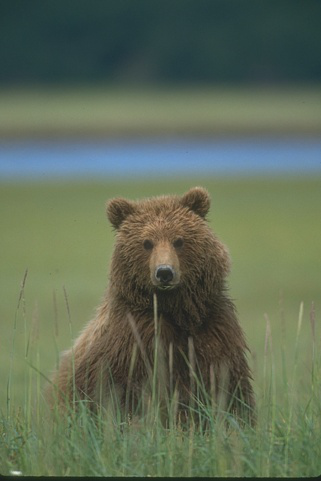
#> input picture images/noiseless/100080.png, 321 x 481 px; its folder holds only this picture in this run
$ python noisify.py
#> lines starting #> are read from the running program, lines starting #| are printed output that depends on the picture
import os as os
import skimage.io as io
import skimage.util as util
import skimage.filters as filt
import skimage.color as color
import skimage.exposure as exposure
import scipy.ndimage as nd
import numpy as np
import random as rand

def matlab_style_gauss2D(shape=(3,3),sigma=0.5):
    """
    2D gaussian mask - should give the same result as MATLAB's
    fspecial('gaussian',[shape],[sigma])
    """
    m,n = [(ss-1.)/2. for ss in shape]
    y,x = np.ogrid[-m:m+1,-n:n+1]
    h = np.exp( -(x*x + y*y) / (2.*sigma*sigma) )
    h[ h < np.finfo(h.dtype).eps*h.max() ] = 0
    sumh = h.sum()
    if sumh != 0:
        h /= sumh
    return h

import matplotlib.pyplot as plt
import skimage.morphology as morph

for root, dirs, files in os.walk('noiseless'):
    for filename in files:
        print(filename)
        if filename == '.DS_Store':
            continue

        I = util.img_as_float(io.imread(os.path.join(root, filename)))

        #io.imsave(os.path.join(root, filename[:-4]+'.png'), I)


        spikenoise = util.random_noise(np.zeros(I.shape[0:2]), mode="s&p", amount=.02, salt_vs_pepper=1.0)
        # [4 lines of commented-out code are left out]


        I_gray = color.rgb2gray(I)
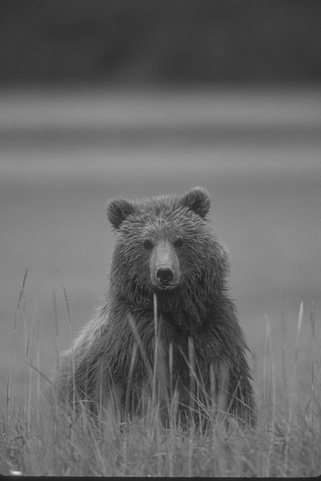
#> I_gray: shape (481, 321) float64; min 0.111, max 0.889, mean 0.408
        spikenoise = spikenoise * (I_gray < .5)
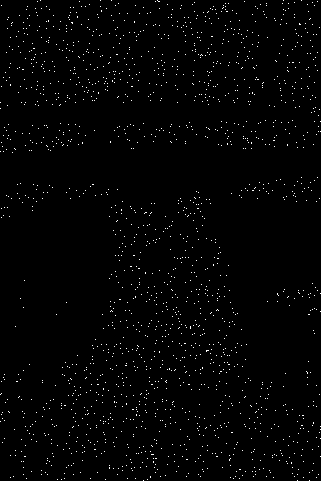
#> spikenoise: shape (481, 321) float64; values 0 (black) and 1 (white), 1.3% white in thin lines or dots
        spikenoise = color.gray2rgb(spikenoise)

        noisy = spikenoise+I
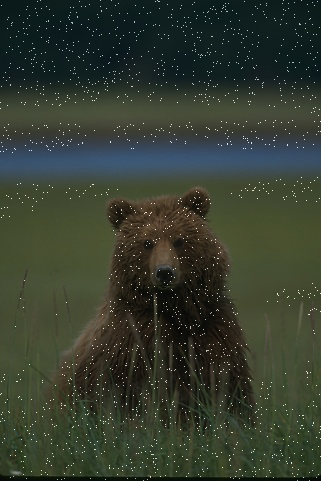
#> noisy: shape (481, 321, 3) float64; mean R, G, B 0.389, 0.437, 0.356; drawn with min black and max white
        noisy = util.random_noise(noisy, 'gaussian', var=rand.uniform(0.001, 0.005))
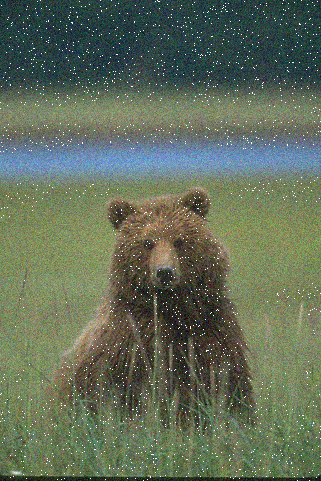
#> noisy: shape (481, 321, 3) float64; mean R, G, B 0.385, 0.432, 0.353

#> (the run stopped early here; a loop or call above may not have finished)

$ run again, on images/noiseless/105019.png
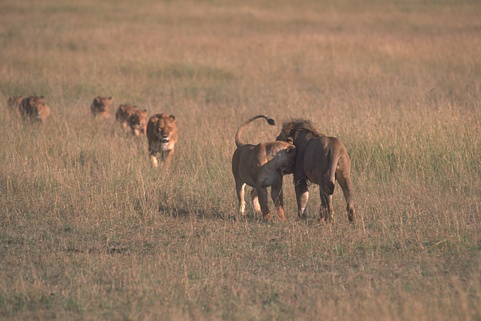
#> input picture images/noiseless/105019.png, 481 x 321 px
#> `spikenoise = spikenoise * (I_gray < .5)`:
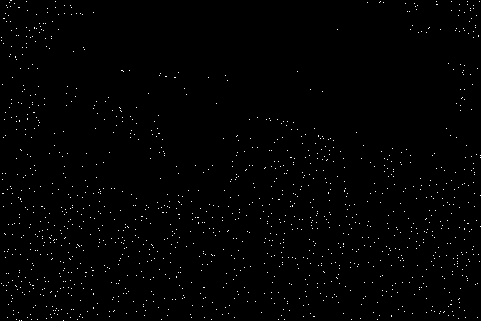
#> spikenoise: shape (321, 481) float64; values 0 (black) and 1 (white), 0.89% white in thin lines or dots
#> `noisy = util.random_noise(noisy, 'gaussian', var=rand.uniform(0.001, 0..`:
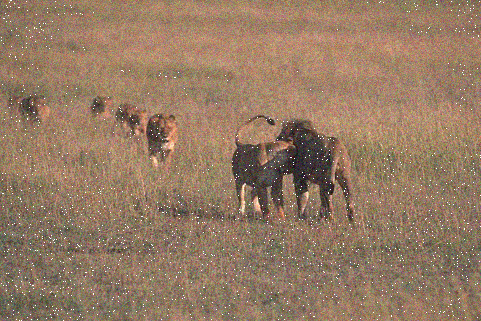
#> noisy: shape (321, 481, 3) float64; mean R, G, B 0.587, 0.483, 0.392

$ run again, on images/noiseless/105053.png
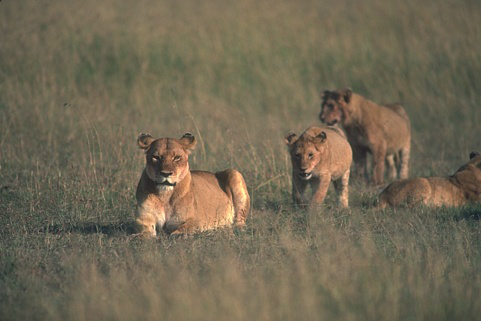
#> input picture images/noiseless/105053.png, 481 x 321 px
#> `spikenoise = spikenoise * (I_gray < .5)`:
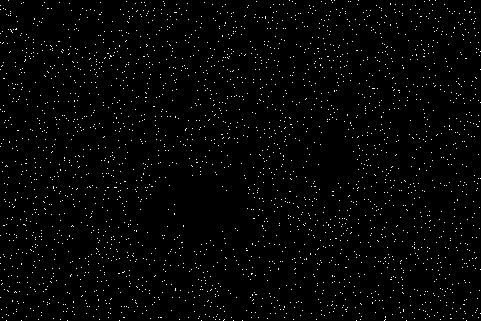
#> spikenoise: shape (321, 481) float64; values 0 (black) and 1 (white), 1.9% white in thin lines or dots
#> `noisy = util.random_noise(noisy, 'gaussian', var=rand.uniform(0.001, 0..`:
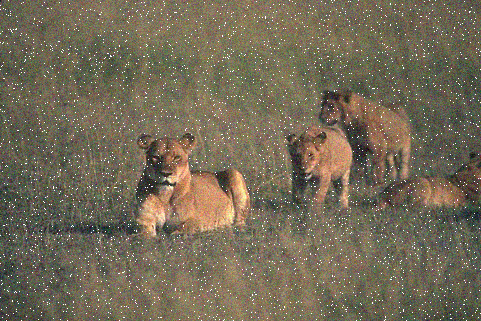
#> noisy: shape (321, 481, 3) float64; mean R, G, B 0.456, 0.421, 0.342

$ run again, on images/noiseless/106020.png
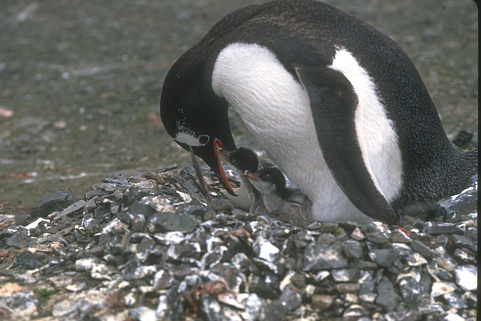
#> input picture images/noiseless/106020.png, 481 x 321 px
#> `spikenoise = spikenoise * (I_gray < .5)`:
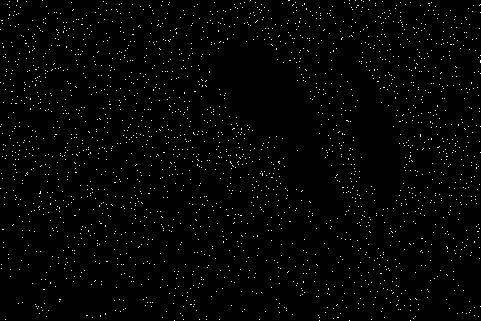
#> spikenoise: shape (321, 481) float64; values 0 (black) and 1 (white), 1.6% white in thin lines or dots
#> `noisy = util.random_noise(noisy, 'gaussian', var=rand.uniform(0.001, 0..`:
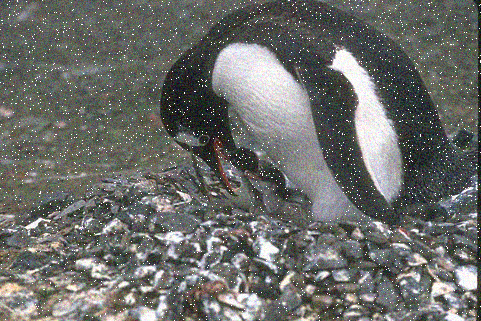
#> noisy: shape (321, 481, 3) float64; mean R, G, B 0.423, 0.428, 0.415

$ run again, on images/noiseless/100098.png
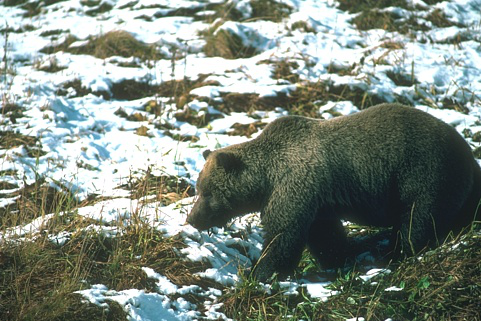
#> input picture images/noiseless/100098.png, 481 x 321 px
#> `noisy = util.random_noise(noisy, 'gaussian', var=rand.uniform(0.001, 0..`:
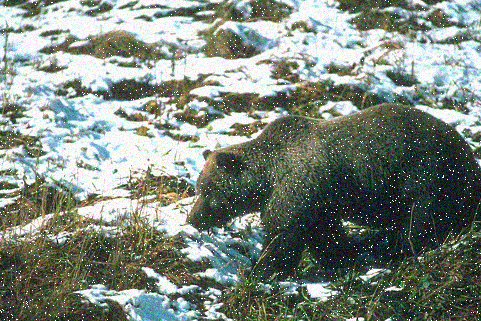
#> noisy: shape (321, 481, 3) float64; mean R, G, B 0.495, 0.534, 0.494
